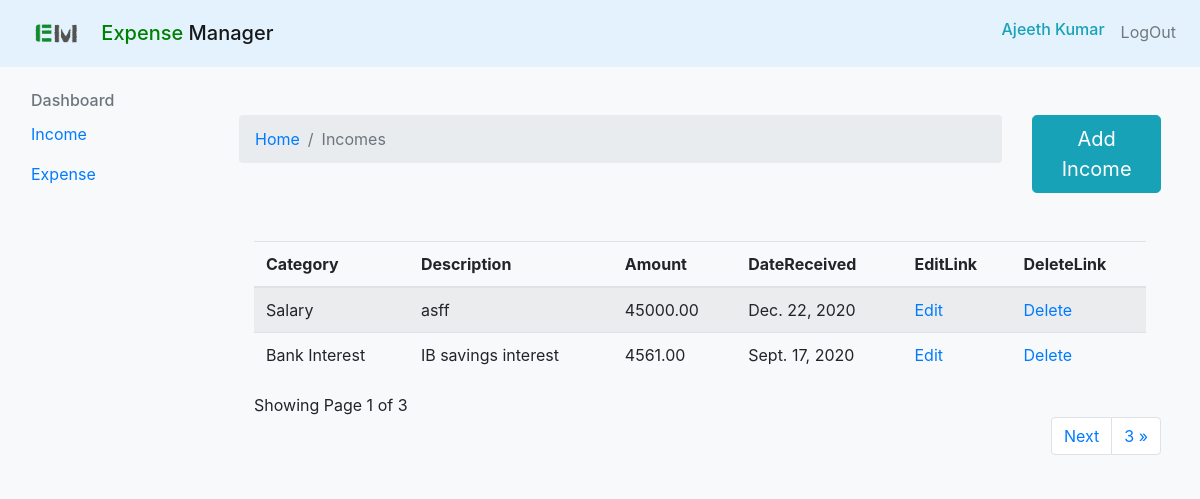
Page /view_income (signed in) on the committed database.
### users/models.py (models this page shows, shortened)
class User(AbstractBaseUser, PermissionsMixin):
    email = models.EmailField(max_length=254, unique=True)
    first_name = models.CharField(max_length=252, default='hi')
    last_name = models.CharField(max_length=252, default='user')
    is_staff = models.BooleanField(default=False)
    is_superuser = models.BooleanField(default=False)
    is_active = models.BooleanField(default=True)
    last_login = models.DateTimeField(null=True, blank=True)
    date_joined = models.DateTimeField(auto_now_add=True)
    USERNAME_FIELD = 'email'
    EMAIL_FIELD = 'email'
    REQUIRED_FIELDS = ['first_name', 'last_name']
    objects = UserManager()

### tracker/models.py (models this page shows, shortened)
class Income(models.Model):
    description = models.CharField(max_length=100, blank=True, null=True)
    date_received = models.DateField()
    amount = models.DecimalField(default=0, decimal_places=2, max_digits=20)
    owner = models.ForeignKey(to=User, null=True, on_delete=models.CASCADE)
    category = models.CharField(max_length=255)
    class Meta:
        ordering = ['-date_received']
        verbose_name_plural = 'Incomes'

### tracker/views.py (the view)
# urls.py: path('view_income', view_income, name='view_income'),
def view_income(request):
    incomes = Income.objects.filter(owner=request.user)
    categories = IncomeCategory.objects.all()
    paginator = Paginator(incomes, 2)
    page_number = request.GET.get('page')
    page_obj = Paginator.get_page(paginator, page_number)
    context = {
        'categories': categories,
        'incomes': incomes,
        'page_obj': page_obj,
    }
    return render(request, 'tracker/view_income.html', context)

### templates/tracker/view_income.html (shortened to what this page needs)
{% extends 'base2.html' %}
{% block content %}
<div class="container mt-5">
    <div class="row">
        <div class="col-md-10">
            <nav aria-label="breadcrumb">
              <ol class="breadcrumb">
                <li class="breadcrumb-item"><a href="{% url 'home' %}">Home</a></li>
                <li class="breadcrumb-item active" aria-current="page">Incomes</li>
              </ol>
            </nav>
        </div>
        <div class="col-md-2">
            <a href="{% url 'add_income'%}" class="btn btn-info btn-lg">Add Income</a>
        </div>
    </div>
<div class="container">
    {% if incomes.count %}
    <table class="table table-striped table-hover mt-5">
        <thead>
            <tr>
                <th> Category </th>
                <th> Description </th>
                <th> Amount </th>
                <th> DateReceived </th>
                <th> EditLink </th>
                <th> DeleteLink </th>
            </tr>
        </thead>
        <tbody>
            {% for income in page_obj %}
            <tr>
                <td>{{ income.category }}</td>
                <td>{{ income.description }}</td>
                <td>{{ income.amount }}</td>
                <td>{{ income.date_received}}</td>
                <td><a href="{% url 'edit_income' income.id %}">Edit</a></td>
                <td><a href="{% url 'delete_income' income.id %}">Delete</a></td>
            </tr>
            {% endfor %}
        </tbody>
    </table>
    <div class="">
        Showing Page {{ page_obj.number }} of {{ page_obj.paginator.num_pages }}
    </div>
    {% else %}
        <strong><h5>PLease Add Expense</h5></strong>
    {%  endif %}
    </div>
    <ul class="pagination align-right float-right mr-auto">
        {% if page_obj.has_next %}
            <li class="page-item"><a class="page-link" href="?page={{ page_obj.next_page_number }}">
                                                                                        Next</a></li>
            <li class="page-item"><a class="page-link" href="?page={{ page_obj.paginator.num_pages }}">
                                                    {{ page_obj.paginator.num_pages }} &raquo; </a></li>
        {% endif %}
    </ul>
</div>
{% endblock %}

### templates/base2.html (shortened to what this page needs)
{% load static %}
<html lang="en">
  <head>
    <link href="{% static 'css/tracker/bootstrap.min.css' %}" rel="stylesheet">
  </head>
  <body class=" bg-light ">
    <nav class="navbar navbar-expand-lg navbar-light" style="background-color: #e3f2fd;">
              <h5><a class="navbar-brand mt-2" href="{%url 'home' %}">
                  <img src="{% static 'img/EM.png' %}" width="80" height="25" class="d-inline-block align-top" alt="" loading="lazy">
                  <span style="color: green">Expense</span> Manager</a>
              </h5>
              <div class="collapse navbar-collapse" id="navbarSupportedContent">
                <ul class="navbar-nav ml-auto">
                    {% if user.is_authenticated %}
                        <li class="nav-item">
                            <h6 class="nav-link text-info mt-" >{{user.first_name}} {{ user.last_name }}</h6>
                        </li>
                        <li class="nav-item">
                            <a class="nav-link mt-0" href="{% url 'logout' %}">LogOut</a>
                        </li>
                    {% endif %}
                </ul>
                </div>
       </nav>
    <div class="container-fluid">
      <div class="row">
        {% include  'partials/sidebar.html' %}
        <main role="main" class="col-md-9 ml-sm-auto col-lg-10 px-md-4">
              {% block content %}
              {% endblock %}
        </main>
      </div>
  </div>
        </body>
</html>

### templates/partials/sidebar.html
<div class="container-fluid">
  <div class="row">
    <nav id="sidebarMenu" class="col-md-3 col-lg-2 d-md-block bg-light sidebar collapse">
      <div class="sidebar-sticky pt-6">
        <ul class="nav flex-column">
          <h6 class="sidebar-heading d-flex justify-content-between align-items-center px-3 mt-4 mb-1 text-muted">
          <span>Dashboard</span>
          </h6>
          <li class="nav-item">
            <a class="nav-link" href="{% url 'view_income' %}">
              Income
            </a>
          </li>
          <li class="nav-item">
            <a class="nav-link" href="{% url 'view_expense' %}">
              Expense
            </a>
          </li>
        </ul>
      </div>
    </nav>

### rows in the picture
User: first_name "Ajeeth", last_name "Kumar"
Income: category "Salary", description "asff", amount "45000.00", date_received "Dec. 22, 2020"
Income: category "Bank Interest", description "IB savings interest", amount "4561.00", date_received "Sept. 17, 2020"

### other values in the picture
{{ page_obj.number }} "1"
{{ page_obj.paginator.num_pages }} "3"
